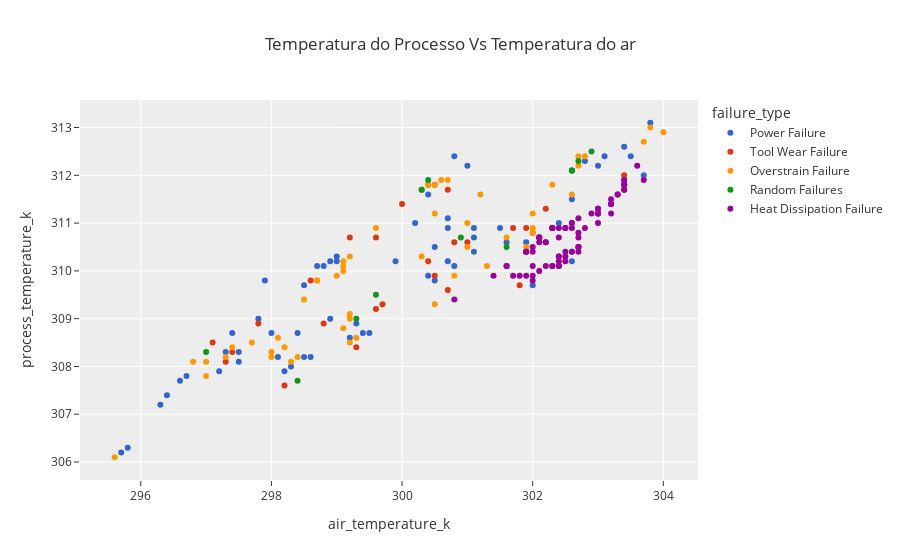

Write notebook code for a chart like this one.
### Markdown cell above
- Grande parte das falhas ocorrem quando o torque está acima dos 40 e a velocidade está abaixo dos 1.600 rotações por minuto.
- Falhas do tipo "Power Failure" ocorreram quando o toque estava acima dos 55 e a velocidade de rotação estava abaixo dos 1.500 por minuto. E também ocorreram quando o torque estava abaixos dos 15 e acima dos 2.200 rotações por minuto

### Code cell
fig = px.scatter(df.query("failure_type!= 'No Failure'"), x="air_temperature_k", y="process_temperature_k", color='failure_type',title='Temperatura do Processo Vs Temperatura do ar', template='ggplot2', color_discrete_sequence=px.colors.qualitative.G10)
fig.show()

### Figure 1 — Plotly figure (JSON) as saved in the notebook; plotly's stock layout.template omitted (floating-point values rounded to 4 significant figures)
{"data": [{"hovertemplate": "failure_type=Power Failure<br>air_temperature_k=%{x}<br>process_temperature_k=%{y}<extra></extra>", "legendgroup": "Power Failure", "marker": {"color": "#3366CC", "symbol": "circle"}, "mode": "markers", "name": "Power Failure", "orientation": "v", "showlegend": true, "type": "scatter", "x": [298.9, 298.4, 298.1, 297.5, 297.4, 297.9, 296.4, 295.8, 295.7, 296.3, 296.6, 296.7, 298.8, 298.9, 298, 298.3, 298.2, 298.5, 299.3, 299.5, 299.4, 299.2, 300.5, 300.4, 301.5, 302.4, 302.6, 301.9, 302.6, 302, 302.6, 302.6, 303.7, 303.5, 303.8, 303.4, 302.8, 302.6, 303, 303.1, 300.7, 300.7, 301.1, 300.8, 301.1, 301.6, 301.1, 300.7, 300.5, 299.9, 300.2, 300.4, 300.8, 301, 299, 298.7, 298.5, 297.5, 297.3, 297.2, 297.8, 299, 298.6], "xaxis": "x", "y": [309, 308.7, 308.2, 308.3, 308.7, 309.8, 307.4, 306.3, 306.2, 307.2, 307.7, 307.8, 310.1, 310.2, 308.7, 308, 307.9, 308.2, 308.9, 308.7, 308.7, 308.6, 309.8, 309.9, 310.9, 311, 311.5, 310.6, 311, 309.7, 310.4, 310.2, 312, 312.4, 313.1, 312.6, 312.3, 312.1, 312.2, 312.4, 310.2, 310.9, 310.9, 310.1, 310.4, 310.6, 310.7, 311.1, 310.5, 310.2, 311, 311.6, 312.4, 312.2, 310.3, 310.1, 309.7, 308.1, 308.3, 307.9, 309, 310.2, 308.2], "yaxis": "y"}, {"hovertemplate": "failure_type=Tool Wear Failure<br>air_temperature_k=%{x}<br>process_temperature_k=%{y}<extra></extra>", "legendgroup": "Tool Wear Failure", "marker": {"color": "#DC3912", "symbol": "circle"}, "mode": "markers", "name": "Tool Wear Failure", "orientation": "v", "showlegend": true, "type": "scatter", "x": [298.8, 298.2, 299.6, 299.3, 299.7, 300.7, 301.9, 301.7, 302.2, 302, 302.3, 301.8, 302.7, 303.4, 300.4, 300.8, 301, 300.5, 300, 300.5, 300.7, 300.3, 300.4, 299.2, 297.4, 297.1, 297.3, 297.8, 299.6, 298.6], "xaxis": "x", "y": [308.9, 307.6, 309.2, 308.4, 309.3, 309.6, 310.9, 310.9, 311.3, 310.8, 310.9, 309.7, 310.5, 312, 310.2, 310.6, 310.6, 309.9, 311.4, 311.8, 311.7, 311.7, 311.8, 310.7, 308.3, 308.5, 308.1, 308.9, 310.7, 309.8], "yaxis": "y"}, {"hovertemplate": "failure_type=Overstrain Failure<br>air_temperature_k=%{x}<br>process_temperature_k=%{y}<extra></extra>", "legendgroup": "Overstrain Failure", "marker": {"color": "#FF9900", "symbol": "circle"}, "mode": "markers", "name": "Overstrain Failure", "orientation": "v", "showlegend": true, "type": "scatter", "x": [298.4, 298.3, 298, 297.7, 296.8, 295.6, 297, 297, 298.7, 298.2, 298, 299.3, 299.2, 299.1, 299.2, 299.2, 300.5, 301.3, 302, 302, 302.6, 302, 301.9, 303.7, 304, 303.8, 302.8, 302.7, 302.7, 302.3, 301, 301, 300.8, 301.6, 301.2, 300.3, 300.6, 300.5, 300.5, 300.4, 300.7, 299.6, 298.7, 297.4, 297.3, 298.1, 299, 299.1, 299.1, 299.1, 299.2, 298.5], "xaxis": "x", "y": [308.2, 308.1, 308.3, 308.5, 308.1, 306.1, 307.8, 308.1, 309.8, 308.4, 308.2, 308.6, 308.5, 308.8, 309, 309.1, 309.3, 310.1, 310.9, 311.2, 311.6, 310.8, 310.5, 312.7, 312.9, 313, 312.4, 312.4, 312.2, 311.8, 311, 310.5, 309.9, 310.7, 311.6, 310.3, 311.9, 311.2, 311.8, 311.8, 311.9, 310.9, 309.8, 308.4, 308.2, 308.6, 309.9, 310, 310.1, 310.2, 310.3, 309.4], "yaxis": "y"}, {"hovertemplate": "failure_type=Random Failures<br>air_temperature_k=%{x}<br>process_temperature_k=%{y}<extra></extra>", "legendgroup": "Random Failures", "marker": {"color": "#109618", "symbol": "circle"}, "mode": "markers", "name": "Random Failures", "orientation": "v", "showlegend": true, "type": "scatter", "x": [297, 298.4, 299.6, 299.3, 301.6, 302.7, 302.6, 302.9, 302.6, 300.9, 300.3, 300.4], "xaxis": "x", "y": [308.3, 307.7, 309.5, 309, 310.5, 312.3, 312.1, 312.5, 312.1, 310.7, 311.7, 311.9], "yaxis": "y"}, {"hovertemplate": "failure_type=Heat Dissipation Failure<br>air_temperature_k=%{x}<br>process_temperature_k=%{y}<extra></extra>", "legendgroup": "Heat Dissipation Failure", "marker": {"color": "#990099", "symbol": "circle"}, "mode": "markers", "name": "Heat Dissipation Failure", "orientation": "v", "showlegend": true, "type": "scatter", "x": [300.8, 302.3, 302.3, 302.1, 302.3, 302, 301.9, 302.1, 302.1, 301.9, 301.9, 302, 302.2, 302.2, 302.4, 302.4, 302.1, 302.1, 302.5, 302.5, 302.6, 302.7, 302.6, 302, 301.9, 301.8, 301.7, 301.4, 301.6, 301.6, 302, 302, 302.1, 302.2, 302.3, 302.5, 302.4, 302.4, 302.3, 302.5, 302.4, 302.7, 302.7, 302.7, 302.6, 302.4, 302.4, 302.5, 302.7, 302.7, 302.8, 303, 303, 303, 303, 303, 303, 302.9, 303.2, 303.2, 303.3, 303.4, 303.4, 303.4, 303.4, 303.3, 303.2, 303.2, 303.2, 303.4, 303.7, 303.6, 303.4, 303.4, 303.4], "xaxis": "x", "y": [309.4, 310.9, 310.9, 310.6, 310.9, 310.4, 310.4, 310.7, 310.7, 310.4, 310.4, 310.5, 310.6, 310.6, 310.9, 310.7, 310.7, 310.7, 310.9, 310.9, 311, 311.1, 310.9, 310.1, 309.9, 309.9, 309.9, 309.9, 310.1, 310.1, 309.8, 309.9, 310, 310.1, 310.1, 310.3, 310.1, 310.1, 310.1, 310.2, 310.3, 310.5, 310.5, 310.4, 310.4, 310.3, 310.2, 310.4, 310.7, 310.8, 310.9, 311.2, 311.2, 311, 311.3, 311.3, 311.2, 311.2, 311.4, 311.4, 311.6, 311.7, 311.8, 311.8, 311.8, 311.6, 311.5, 311.4, 311.2, 311.7, 311.9, 312.2, 311.9, 311.9, 311.8], "yaxis": "y"}], "layout": {"legend": {"title": {"text": "failure_type"}, "tracegroupgap": 0}, "title": {"text": "Temperatura do Processo Vs Temperatura do ar"}, "xaxis": {"anchor": "y", "domain": [0, 1], "title": {"text": "air_temperature_k"}}, "yaxis": {"anchor": "x", "domain": [0, 1], "title": {"text": "process_temperature_k"}}}}
